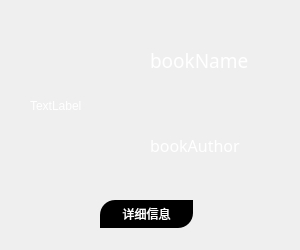
<?xml version="1.0" encoding="UTF-8"?>
<ui version="4.0">
 <class>TableItemForm</class>
 <widget class="QWidget" name="TableItemForm">
  <property name="geometry">
   <rect>
    <x>0</x>
    <y>0</y>
    <width>300</width>
    <height>250</height>
   </rect>
  </property>
  <property name="windowTitle">
   <string>Form</string>
  </property>
  <property name="styleSheet">
   <string notr="true">*{
	color:rgb(255,255,255);
}</string>
  </property>
  <widget class="QLabel" name="lb_bookImage">
   <property name="geometry">
    <rect>
     <x>30</x>
     <y>40</y>
     <width>111</width>
     <height>131</height>
    </rect>
   </property>
   <property name="text">
    <string>TextLabel</string>
   </property>
  </widget>
  <widget class="QLabel" name="lb_bookName">
   <property name="geometry">
    <rect>
     <x>150</x>
     <y>40</y>
     <width>141</width>
     <height>41</height>
    </rect>
   </property>
   <property name="font">
    <font>
     <family>微软雅黑</family>
     <pointsize>14</pointsize>
    </font>
   </property>
   <property name="text">
    <string>bookName</string>
   </property>
  </widget>
  <widget class="QLabel" name="lb_bookAuthor">
   <property name="geometry">
    <rect>
     <x>150</x>
     <y>130</y>
     <width>141</width>
     <height>31</height>
    </rect>
   </property>
   <property name="font">
    <font>
     <family>微软雅黑</family>
     <pointsize>12</pointsize>
    </font>
   </property>
   <property name="text">
    <string>bookAuthor</string>
   </property>
  </widget>
  <widget class="QPushButton" name="pushButton">
   <property name="geometry">
    <rect>
     <x>100</x>
     <y>200</y>
     <width>93</width>
     <height>28</height>
    </rect>
   </property>
   <property name="styleSheet">
    <string notr="true">*{	
	background-color:rgb(0, 0, 0);
	border-top-left-radius : 15px;

	border-bottom-right-radius : 15px;
}
QPushButton{

    
}

QPushButton:hover{


	border:1px solid blue;
	background-color: rgb(0,118,143);

}</string>
   </property>
   <property name="text">
    <string>详细信息</string>
   </property>
  </widget>
 </widget>
 <resources/>
 <connections/>
</ui>
